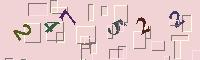
#> input picture 2017.03.03-CracktheCaptcha/jupyter/1488173184806.jpg, 200 x 60 px; its folder holds 5 pictures in this run
$ jupyter execute 'Task1 - Prepare the Training Data for Model.ipynb'   (Python 2 division)
#> lines starting #> are read from the running program, lines starting #| are printed output that depends on the picture; after the words box and inside, x2 and y2 are one past the last pixel; in counts of white or black regions, pixels touching at a corner belong together
# 1. Fetch Training Data from TRA website

[cell 1]
import time
import urllib

import numpy as np

captcha_img_url = "http://railway1.hinet.net/ImageOut.jsp;jsessionid=VMt6QoesgHAFxK8c4dRSb8HtC2F8O5KGem8UwEOrwe464dVyR6Ks!-170005252"
filename = "{}.jpg".format(int(1000*time.time()))

urllib.urlretrieve(captcha_img_url, filename)
#> (this line was passed over: the network is not available in this run)

# 2. Image Preprocess

## 2a. RGB to W/B Mode

[cell 2]
from PIL import Image, ImageFilter, ImageEnhance

[cell 3]
filename = "1488173184806.jpg"

img = Image.open(filename)
#> img is the input picture: PIL image 200x60 RGB; mean R, G, B 229.9, 202.5, 203.6
width, height = img.size
#> width = 200; height = 60

img.show()

# transfer the color mode
img_l = img.convert("L")
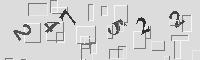
#> img_l: PIL image 200x60 L; min 13, max 252, mean 210.8
img_l.show()

img_1 = img.convert("1")
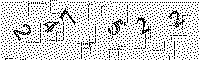
#> img_1: PIL image 200x60 1; 82.8% white; black in thin lines or dots
img_1.show()

[cell 4]
pixdata = img.load()

for y in xrange(height):
    for x in xrange(width):
        if pixdata[x, y][0] < 128 or pixdata[x, y][1] < 128 or pixdata[x, y][2] < 128:
            pixdata[x, y] = (0, 0, 0, 255)
        else:
            pixdata[x, y] = (255, 255, 255, 255)

## 2b. Locate the Positions of 'Number' from Image

[cell 5]
csgraph = []
#pixdata = img.convert("1").load()
for y in xrange(height):
    line = []
    for x in xrange(width):
        v = 0 if pixdata[x, y][0] > 0 else 1   # 轉置為二維矩陣，尋找哪個區塊是 1 的叢聚
        line.append(v)

    csgraph.append(line)
#> after the loop, csgraph = 60 items

for line in csgraph:
    print "".join(str(v) for v in line)
#> this loop made 60 passes
#| 00000000000000000000000000000000000000000000000000111101000000000000000000000000000000000000000000000000000000000000000000000000000000000000000000000000000000000000000000000000000000000000000000000000
#| 00000000000000000000000000000000000000000000000000000000000000000000000000000000000000000000000000000000000000000000000000000000000000000000000000000000000000000000000000000000000000000000000000000000
#| 00000000000000000000000000000000000000000000000000100000000000000000000000000000000000000000000000000000000000000000000000000000000000000000000000000000000000000000000000000000000000000000000000000000
#| 00000000000000000000000000001111111111111111110000100000000000000000000000000000000000000000000000000000000000000000000000000000000000000000000000000000000000000000000000000000000000000000000000000000
#| 00000000000000000000000000001000000000000000000000100000000000000000000000000000000000001011100000000000000000000000000000000000000000000000000000000000000000000000000000000000000000000000000000000000
#| 00000000000000000000000000001000000000000000000000100000000000000000000000000000000000001000000000000000000000000000000000000000000000000000000000000000000000000000000000000000000000000000000000000000
#| 00000000000000000000000000001000000000000000000000100000000000000000000000000000000000001000000000000101110000000000000000000001000000000000000000000000000000000000000000000000000000000000000000000000
#| 00000000000000000000000000001000000000000000000000100000000000000000000000000000000000001000000000000100000000000000000000000001000000000000000000000000000000000000000000000000000000000000000000000000
#> (further printed lines are left out)

[cell 6]
import numpy as np

csgraph = np.array(csgraph)
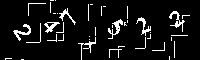
#> csgraph: shape (60, 200) int64; values 0 (black) and 1 (white), 7.9% white in thin lines or dots
g = csgraph.copy()

results = [[]]

def DFS(x, y):
    global g, results

    g[x, y] = 0
    for dx in range(-1, 2, 1):
        for dy in range(-1, 2, 1):
            pos_x, pos_y = x+dx, y+dy

            if pos_x > -1 and pos_y > -1 and pos_x < height and pos_y < width and g[pos_x, pos_y]:
                DFS(pos_x, pos_y)

                results[-1].append((pos_x, pos_y))

for pos_i in range(0, len(g)):
    for pos_j in range(0, len(g[pos_i])):
        if g[pos_i, pos_j]:
            DFS(pos_i, pos_j)

            if results[-1]:
                if len(results[-1]) < 32:
                    del results[-1]

                results.append([])
#> after the loop, results = 9 items

del results[-1]

## 2c. Cut off the digits from image

[cell 7]
print width, height

border = 4
cropped_images = []
for poss in results:
    top, left = min([x[0] for x in poss]), min([x[1] for x in poss])
    bottom, right = max([x[0] for x in poss]), max([x[1] for x in poss])

    left, top = max(0, left-border), max(0, top-border)
    right, bottom = min(width, right+border), min(height, bottom+border)

    cropped_img = img.crop((left, top, right, bottom))
    cropped_images.append(cropped_img)

    cropped_img.show()
#> this loop made 8 passes
#> (top, left, bottom, right) on passes 1 to 8: (5, 55, 28, 79), (7, 165, 35, 188), (14, 132, 39, 154), (16, 104, 42, 126), (18, 40, 36, 63), (20, 22, 46, 44), (20, 9, 44, 34), (34, 74, 60, 99)
#> pass 1, `cropped_img = img.crop((left, top, right, bottom))`:
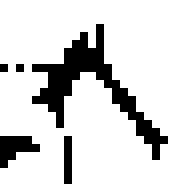
#> cropped_img: PIL image 24x23 RGB (shown 8 times larger); 84.1% white; black in thin lines or dots, all inside (x1, y1, x2, y2) = (0, 3, 21, 23)
#> pass 2, `cropped_img = img.crop((left, top, right, bottom))`:
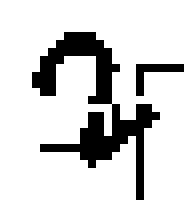
#> cropped_img: PIL image 23x28 RGB (shown 8 times larger); 83.5% white; black in thin lines or dots, all inside (x1, y1, x2, y2) = (4, 4, 23, 25)
#> pass 3, `cropped_img = img.crop((left, top, right, bottom))`:
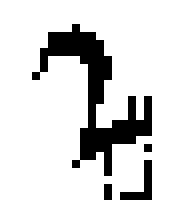
#> cropped_img: PIL image 22x25 RGB (shown 8 times larger); 83.3% white; black in thin lines or dots, all inside (x1, y1, x2, y2) = (4, 3, 19, 25)
#> after the loop:
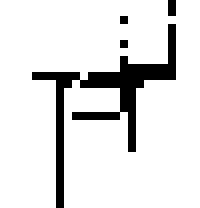
#> cropped_img: PIL image 25x26 RGB (shown 8 times larger); 88.3% white; black in thin lines or dots, all inside (x1, y1, x2, y2) = (4, 0, 22, 26)
#> after the loop, cropped_images = 8 items

## 2d. Save image file with numpy format

[cell 8]
for idx, cropped_img in enumerate(cropped_images):
    binary = []
    pixdata = cropped_img.convert("L").load()
    for y in xrange(cropped_img.size[1]):
        line = []
        for x in xrange(cropped_img.size[0]):
            line.append(pixdata[x, y])

        binary.append(line)
    binary = np.array(binary)

    cropped_img.show()
    cropped_img.save("{}.jpg".format(idx))
    with open("{}.npy".format(idx), "wb") as out_file:
        np.save(out_file, binary)
#> this loop made 8 passes
